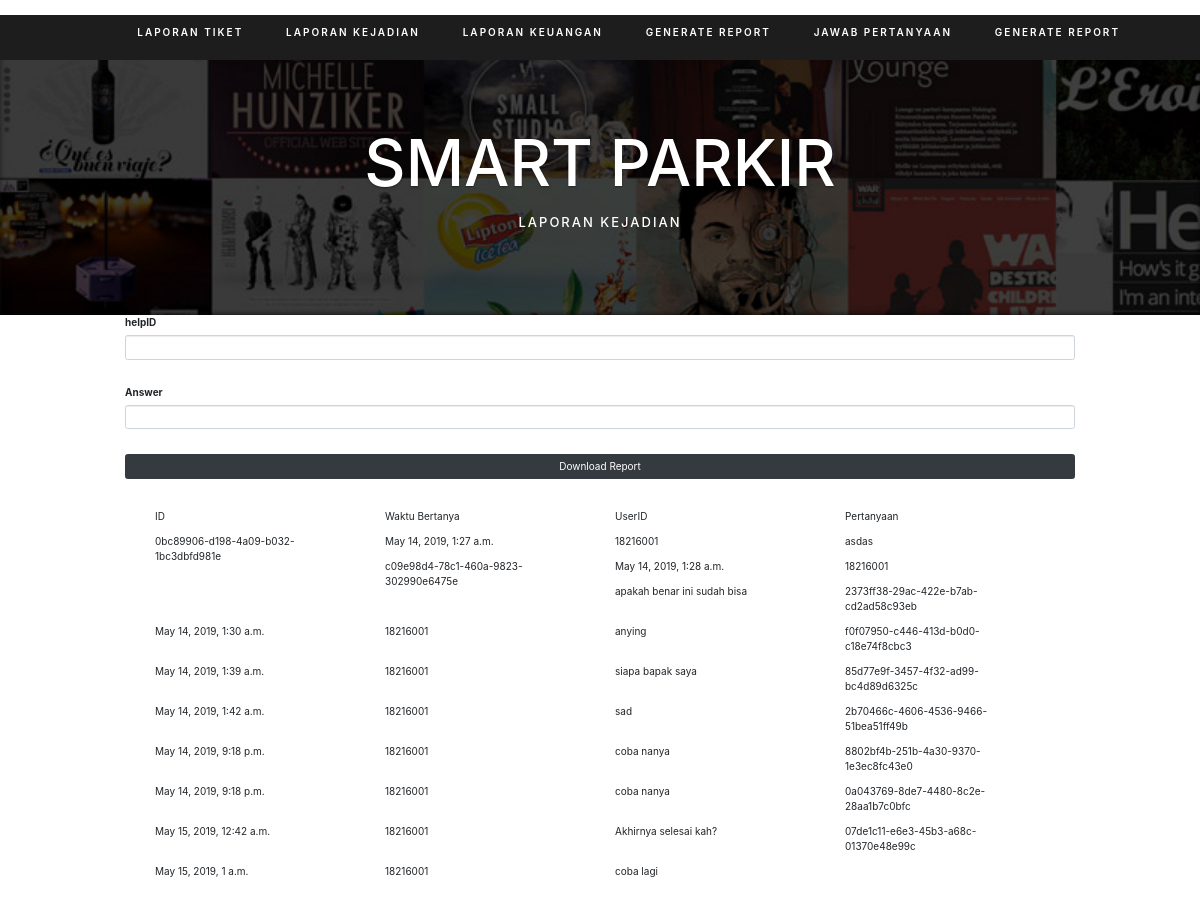
The app's page /answer-help, older data.
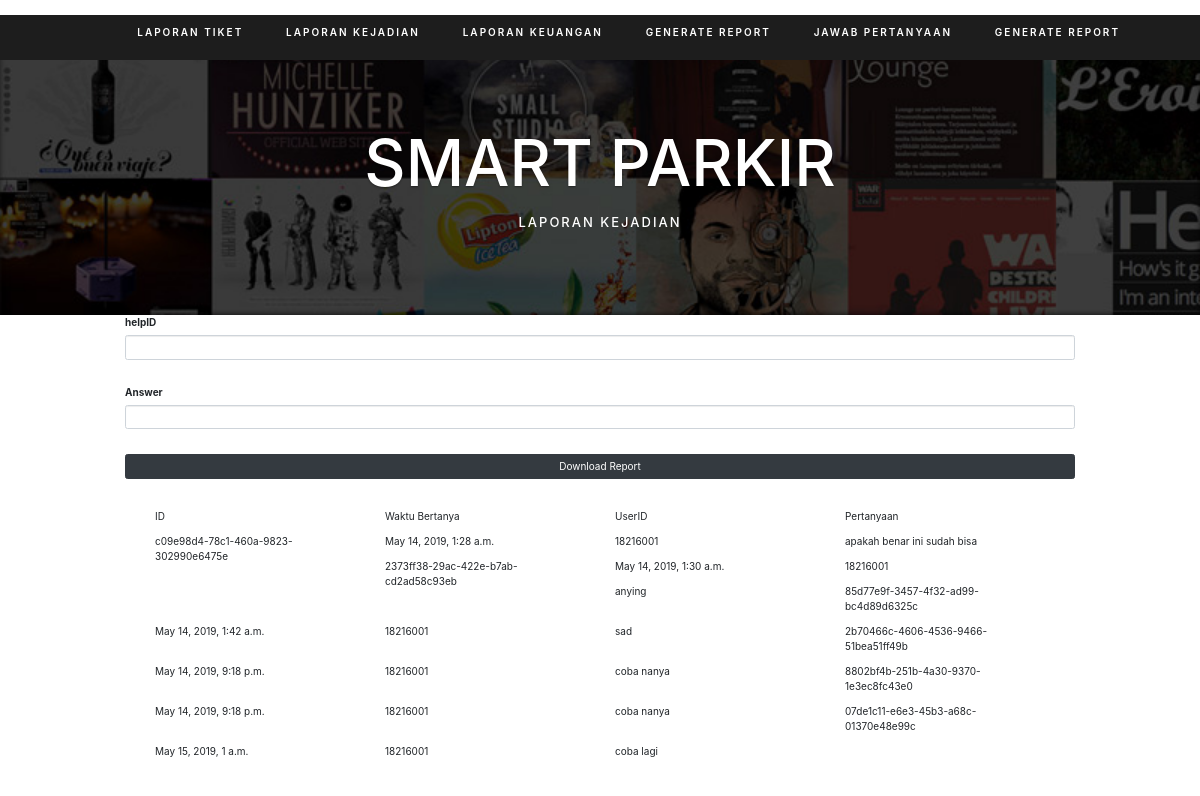
The same page, newer data.
### help/models.py (models this page shows)
class Help(models.Model):
    helpID          = models.UUIDField(primary_key=True, default=uuid.uuid4, editable=False, unique=True)
    questionTime    = models.DateTimeField(auto_now_add=True)
    answerTime      = models.DateTimeField(null = True)
    user            = models.ForeignKey(User, on_delete= models.CASCADE)
    question        = models.CharField(max_length=300)
    answer          = models.CharField(max_length=300, null=True)

### user/models.py (models this page shows)
class User(models.Model):
    userID      = models.CharField(max_length=30, primary_key=True)
    userName    = models.CharField(max_length=50)
    userEmail   = models.EmailField(max_length=50)
    userPhone   = models.CharField(max_length=13)
    userType    = models.SmallIntegerField()
    cardNumber  = models.CharField(max_length=50)
    userBalance = models.PositiveIntegerField()

### help/views.py (the view)
# urls.py: path('answer-help', AnswerHelpAPI),
def AnswerHelpAPI(request, *args, **kwargs):
    if (request.method == 'POST'):
        answer = request.POST.get('answer')
        help_id = request.POST.get('helpID')
        if (answer):
            try:
                h = Help.objects.get(helpID = help_id)
                h.answer = answer
                h.answerTime = datetime.datetime.now()
                h.save()
                subject = 'Answer to your question'
                message = 'Regarding your question: '+str(h.question)+' \nResponse: '+str(h.answer)
                to_list=[h.user.userEmail]
                send_mail(subject,message,settings.EMAIL_HOST_USER,to_list,fail_silently=True)
                output = {
                    'helpID' : str(h.helpID),
                    'question' : str(h.question),
                    'answer' : str(h.answer),
                }
                return HttpResponse(json.dumps(output))
            except:
                return HttpResponseBadRequest("ERR: No such help entry.")
        else:
            return HttpResponseBadRequest("ERR: No answer is given.")
    else:
        unanswered = Help.objects.filter(answer = None)
        return render(request, 'api/answer-help.html', {'unanswered': unanswered })

### api/templates/api/answer-help.html (shortened to what this page needs)
﻿<!DOCTYPE HTML>
<html>
<head>
    <link rel="stylesheet" href="https://maxcdn.bootstrapcdn.com/bootstrap/3.3.7/css/bootstrap.min.css">
    <link rel="stylesheet" href="static/style.css">
    <link rel="stylesheet" href="https://stackpath.bootstrapcdn.com/bootstrap/4.1.3/css/bootstrap.min.css"
>
</head>
<body>
<header>
  <nav class="main-nav">
    <ul>
      <li>
          <ul>
            <li><a href="/getCountTicket">Laporan Tiket</a></li>
            <li><a href="/getDisaster">Laporan Kejadian</a></li>
            <li><a href="/getCountPayment">Laporan Keuangan</a></li>
            <li><a href="/report">Generate Report</a></li>
            <li><a href="/answer-help">Jawab Pertanyaan</a></li>
            <li><a href="/report">Generate Report</a></li>
          </ul>
      </li>
    </ul>
  </nav>
</header>
<section id="video" class="home">
  <h1>SMART PARKIR</h1>
  <h2>LAPORAN KEJADIAN</h2>
</section>
<section id="main-content">
    <form action="/answer-help" method="post">
        <div class="form-group">
            <label for="helpID">helpID</label>
            <input class="form-control" name="helpID" id="helpID" /><br />
        </div>
        <div class="form-group">
            <label for="answer">Answer</label>
            <input class="form-control" name="answer" id="answer" /><br />
        </div>
        <input type="submit" class="btn btn-dark btn-block" name="Send" value="Download Report" />
    </form>
    <div class="container">
        <br /><br />
        <div class="col-sm-3">
            <p>ID</p>
        </div>
        <div class="col-sm-3">
            <p>Waktu Bertanya</p>
        </div>
        <div class="col-sm-3">
            <p>UserID</p>
        </div>
        <div class="col-sm-3">
            <p>Pertanyaan</p>
        </div>
        {% for d in unanswered %}
        <div class="col-sm-3">
            <p>{{d.helpID}}</p>
        </div>
        <div class="col-sm-3">
            <p>{{d.questionTime}}</p>
        </div>
        <div class="col-sm-3">
            <p>{{d.user.userID}}</p>
        </div>
        <div class="col-sm-3">
            <p>{{d.question}}</p>
        </div>
        {% endfor %}
    </div>
</section>
<br><br>
</body>
</html>

Row changes from the older to the newer data that the page shows:
no longer on this page (row edited): Help: helpID "0bc89906-d198-4a09-b032-1bc3dbfd981e", questionTime "May 14, 2019, 1:27 a.m.", user.userID "18216001", question "asdas"
no longer on this page (row edited): Help: helpID "f0f07950-c446-413d-b0d0-c18e74f8cbc3", questionTime "May 14, 2019, 1:39 a.m.", user.userID "18216001", question "siapa bapak saya"
no longer on this page (row edited): Help: helpID "0a043769-8de7-4480-8c2e-28aa1b7c0bfc", questionTime "May 15, 2019, 12:42 a.m.", user.userID "18216001", question "Akhirnya selesai kah?"
